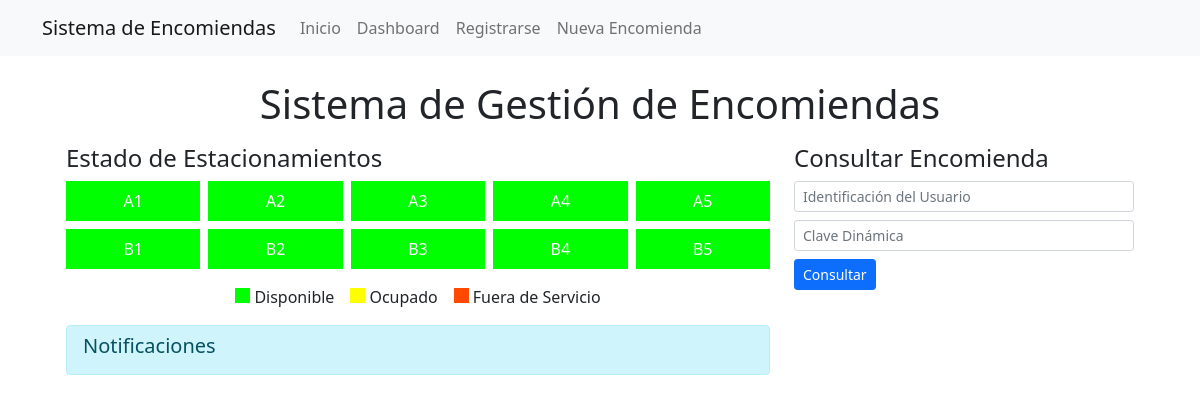
Before: / with the older database file.
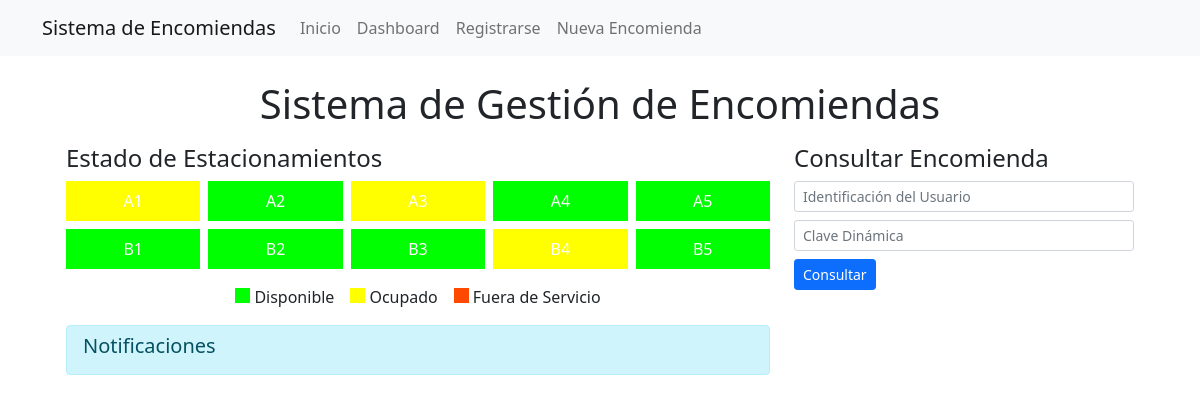
After: the same page with the newer database file.
### tables this page shows
CREATE TABLE garajes (
    id TEXT PRIMARY KEY,
    estado TEXT NOT NULL
);

### app.py (the view)
@app.route('/')
def index():
    conn = get_db_connection()
    estacionamientos = conn.execute('SELECT * FROM garajes').fetchall()
    conn.close()
    return render_template('index.html', estacionamientos=estacionamientos)

### app.py (called while the page is built)
def get_db_connection():
    conn = sqlite3.connect('database.db')
    conn.row_factory = sqlite3.Row
    return conn

### templates/index.html (shortened to what this page needs)
{% extends "base.html" %}
{% block content %}
<div class="container-fluid px-4">
    <h1 class="text-center my-3">Sistema de Gestión de Encomiendas</h1>
    <div class="row">
        <div class="col-md-8">
            <h2 class="h4 mb-2">Estado de Estacionamientos</h2>
            <div id="estacionamientos" class="row row-cols-5 g-2 mb-3">
                {% for estacionamiento in estacionamientos %}
                <div class="col">
                    <div class="estacionamiento {{ estacionamiento.estado }} p-2 text-center text-white">
                        {{ estacionamiento.id }}
                    </div>
                </div>
                {% endfor %}
            </div>
            <div class="d-flex justify-content-center mb-3">
                <div class="me-3"><div class="estacionamiento disponible d-inline-block me-1" style="width: 15px; height: 15px;"></div>Disponible</div>
                <div class="me-3"><div class="estacionamiento ocupado d-inline-block me-1" style="width: 15px; height: 15px;"></div>Ocupado</div>
                <div><div class="estacionamiento fuera-de-servicio d-inline-block me-1" style="width: 15px; height: 15px;"></div>Fuera de Servicio</div>
            </div>
            <div id="notificaciones" class="alert alert-info py-2 px-3 mb-3">
                <h4 class="h5 mb-2">Notificaciones</h4>
            </div>
        </div>
        <div class="col-md-4">
            <h3 class="h4 mb-2">Consultar Encomienda</h3>
            <form id="consultaForm" class="mb-3">
                <div class="mb-2">
                    <input type="text" class="form-control form-control-sm" name="identificacion" placeholder="Identificación del Usuario" required>
                </div>
                <div class="mb-2">
                    <input type="text" class="form-control form-control-sm" name="clave_dinamica" placeholder="Clave Dinámica" required>
                </div>
                <button type="submit" class="btn btn-primary btn-sm">Consultar</button>
            </form>
        </div>
    </div>
</div>
{% endblock %}

### templates/base.html (shortened to what this page needs)
<!DOCTYPE html>
<html lang="es">
<head>
    <link href="https://cdn.jsdelivr.net/npm/bootstrap@5.1.3/dist/css/bootstrap.min.css" rel="stylesheet">
    <link rel="stylesheet" href="{{ url_for('static', filename='style.css') }}">
</head>
<body>
    <nav class="navbar navbar-expand-lg navbar-light bg-light">
        <div class="container">
            <a class="navbar-brand" href="{{ url_for('index') }}">Sistema de Encomiendas</a>
            <div class="collapse navbar-collapse" id="navbarNav">
                <ul class="navbar-nav">
                    <li class="nav-item"><a class="nav-link" href="{{ url_for('index') }}">Inicio</a></li>
                    <li class="nav-item"><a class="nav-link" href="{{ url_for('dashboard') }}">Dashboard</a></li>
                    <li class="nav-item"><a class="nav-link" href="{{ url_for('register') }}">Registrarse</a></li>
                    <li class="nav-item"><a class="nav-link" href="{{ url_for('encomienda') }}">Nueva Encomienda</a></li>
                </ul>
            </div>
        </div>
    </nav>
    <div class="container mt-4">
        {% block content %}{% endblock %}
    </div>
</body>
</html>

### static/style.css (style rules this page uses)
.disponible { background-color: #00ff00; }
.ocupado { background-color: #ffff00; }
.fuera-de-servicio { background-color: #ff4800; }

Changed rows visible on the page:
changed garajes "A1": estado "disponible" → "ocupado" (drawn)
changed garajes "A3": estado "disponible" → "ocupado" (drawn)
changed garajes "B4": estado "disponible" → "ocupado" (drawn)
